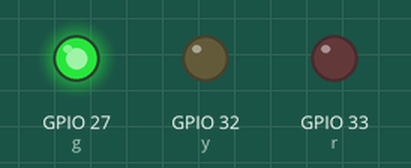
Recording of a program running on a simulated ESP32 board running MicroPython. On the bench: output pins drawn as LEDs (lit = HIGH).

Above: at 2.6 s.
At 6.1 s:
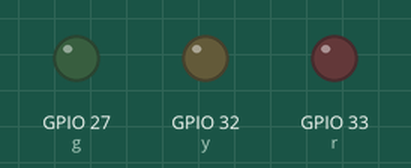
At 9.6 s:
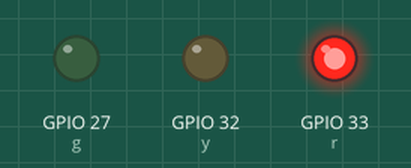
At 13.1 s:
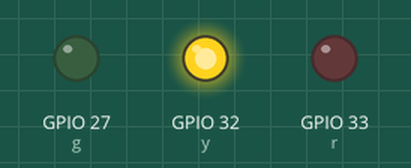
Timing chart, 0 to 17.7 s (numbered marks = the images above):
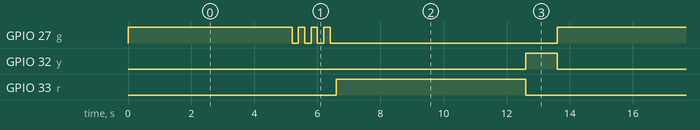

The program:

trafficlight_test2.py
```python
from machine import Pin
from time import sleep

g = Pin(27, Pin.OUT)
y = Pin(32, Pin.OUT)
r = Pin(33, Pin.OUT)

t_s = ['SOLID_GRN', 'BLINK_GRN','SOLID_RED', 'SOLID_ORN']

while True:
    for x in t_s:
        if x == 'SOLID_GRN':
            g.on()
            sleep(5)
            g.off()
        if x == 'BLINK_GRN':
            for i in range(4):
                g.on()
                sleep(0.2)
                g.off()
                sleep(0.2)

        if x == 'SOLID_RED':
            r.on()
            sleep(6)
            r.off()
        if x == 'SOLID_ORN':
            y.on()
            sleep(1)
            y.off()
```

Measured:
- by itself, GPIO 27 (g): repeats every 13.6 s: 3 × (LOW 0.20 s, HIGH 0.20 s), LOW 7.2 s, HIGH 5.2 s
- by itself, GPIO 32 (y): alternates HIGH for 1.0 s and LOW for 12.6 s
- by itself, GPIO 33 (r): alternates HIGH for 6.0 s and LOW for 7.6 s
